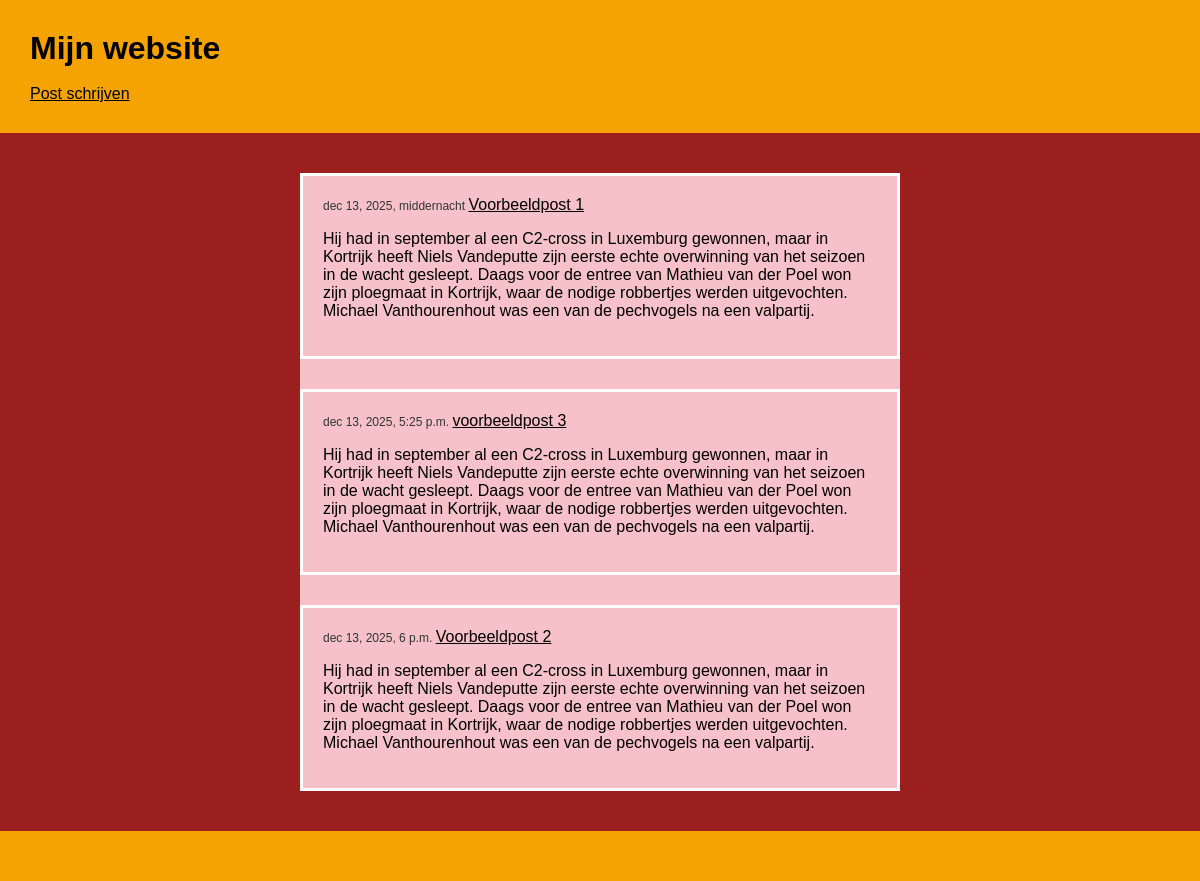
/, run on an earlier commit of the app's database.
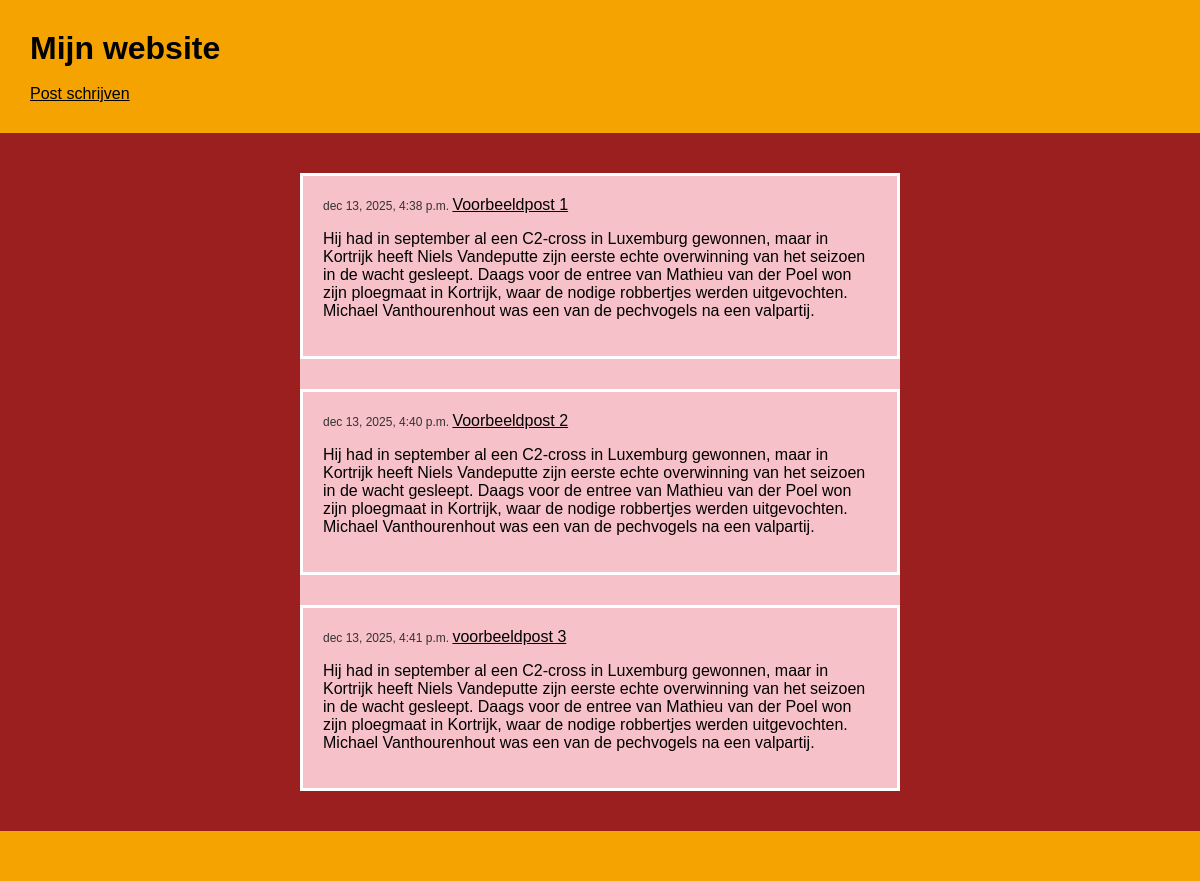
And on a later commit of the database.
### blog/models.py (models this page shows, shortened)
class Post(models.Model):
            author = models.ForeignKey(settings.AUTH_USER_MODEL,
            on_delete=models.CASCADE)
            title = models.CharField(max_length=200)
            text = models.TextField()
            created_date = models.DateTimeField(default=timezone.now)
            published_date = models.DateTimeField(blank=True, null=True)

### blog/views.py (the view)
# urls.py: path('', views.post_list, name='post_list'),
def post_list(request):
    posts = Post.objects.filter(
        published_date__lte=timezone.now()
        ).order_by('published_date')
    return render(request, 'blog/post_list.html', {'posts': posts})

### blog/templates/blog/post_list.html
{% extends 'blog/base.html' %}
    {% block inhoud %}
        <div class="container">
            {% for post in posts %}
                <article class="post">
                    <time class="date">
                        {{ post.published_date }}
                    </time>
                    <a href="{% url 'post_inhoud' pk=post.pk %}">{{ post.title }}</a>
                    <p>{{ post.text|linebreaksbr }}</p>
                </article>
            {% endfor %}
        </div>
    {% endblock %}

### blog/templates/blog/base.html (shortened to what this page needs)
{% load static %}
<!DOCTYPE html>
<html lang="nl">
    <head>
        <link href="https://cdn.jsdelivr.net/npm/bootstrap@5.1.3/dist/css/bootstap.min.css" rel="stylesheet"
        integrity=
        "sha384-1BmE4kWBq78iYhFldvKuhfTAU6auU8tT94WrHftjDbrCEXSU1oBoqyl2QvZ6jIW3"
>
        <link rel="stylesheet" href="{% static 'css/stijl.css' %}">
    </head>
    <body>
        <header>
            <h1>Mijn website</h1><br>
            <a href="{% url 'post_nieuw' %}" class="top-menu">Post schrijven</a>
        </header>
        <section>
            {% block inhoud %}
            {% endblock %}
        </section>
        <footer>
        </footer>
    </body>
</html>

### blog/static/css/stijl.css (style rules this page uses)
body { margin: 0; padding: 0; background-color: #9c1f1f; font-family: Arial, Helvetica, sans-serif; }
header { background-color: #f5a300; padding: 30px; }
header h1 { margin: 0; font-size: 32px; color: black; }
.container { width: 600px; margin: 40px auto; background-color: #f6c1c8; }
.post { background-color: #f6c1c8; padding: 20px; margin-bottom: 30px; border: 3px solid white; box-sizing: border-box; }
.post:last-child { margin-bottom: 0; }
.date { font-size: 12px; color: #333; }
footer { background-color: #f5a300; height: 50px; margin-top: 40px; }
a { color: black; }

What changed in the data, as far as the page shows it:
changed Post "Voorbeeldpost 1": published_date "dec 13, 2025, middernacht" → "dec 13, 2025, 4:38 p.m."
changed Post "Voorbeeldpost 2": published_date "dec 13, 2025, 6 p.m." → "dec 13, 2025, 4:40 p.m."; moves up the list
changed Post "voorbeeldpost 3": published_date "dec 13, 2025, 5:25 p.m." → "dec 13, 2025, 4:41 p.m."
